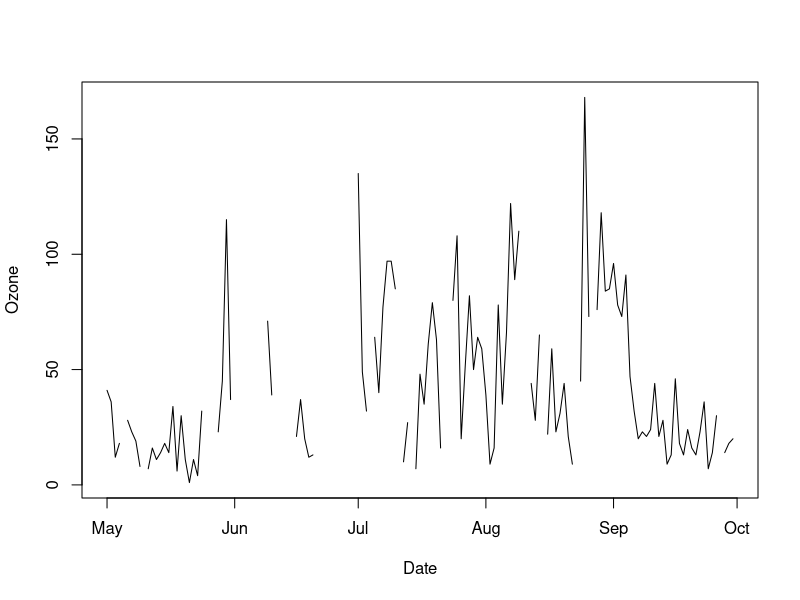

R code for this plot: (Note: this script raises an error after producing the figure.)
# Answer script for self-guided practical 2 

## PLEASE DON"T READ THIS UNTIL YOU HAVE COMPLETED THE PRACTICAL QUESTIONS

# The tasks of this practical are to:
# Analyse the airquality data as a time series model
# Create some time series plots
# Run some ARIMA, nnetar, tslm, and ets models on the data
# Produce some forecasts
# Compare the accuracy of the different methods

# 1. Create a new data frame called `airquality2` from the airquality data set already loaded into R. Use the `as.Date` function to convert Month and Day into a proper time variable called `Date`.
airquality2 = airquality
airquality2$Date = as.Date(paste(airquality$Day, 
                                airquality$Month,
                                1973,
                                sep="/")," %d/%m/%Y")

# 2. Create some time series plots of Date vs Ozone and interpret them. Do you think it looks stationary? 
with(airquality2, plot(Date, Ozone, type = 'l')) # Hard to tell - too many missing values!

# 3. Yesterday we found that airquality was a bit better behaved when we log-transformed it. Forecast has a smarter method for doing transformations using the Box-Cox transformation. Use the function `BoxCox.lambda` to estimate the lambda transformation parameter for the Ozone variable. Re-plot the data with the BoxCox transformed series and see if it looks more stationary.
lambda = BoxCox.lambda(airquality2$Ozone)

# Check the difference
with(airquality2, plot(Date, BoxCox(Ozone, lambda = lambda), type = 'l')) # Looks a bit more stationary

# 4. Hopefully you noticed that there are lots of missing values. If you try an ACF plot here using the standard `acf` function it will fail, but if you use the `forecast` functions `Acf` and `Pacf` it will work. Create and interpret the ACF and PACF plots. (You could also try running them on the transformed data using the function `BoxCox`)
Acf(airquality2$Ozone)
Pacf(airquality2$Ozone) # Sudden drop off at lag ~ 1

Acf(BoxCox(airquality2$Ozone, lambda = lambda))
Pacf(BoxCox(airquality2$Ozone, lambda = lambda)) # Drop off at lag 1

# 5. It looks like some kind of AR model might work for these data. Use `Arima` to fit an AR(1) model and interpret the output. Don't forget to include the lambda argument
mod_1 = Arima(airquality2$Ozone, order = c(1, 0, 0), lambda = lambda)
summary(mod_1) # AIC = 378.45 

# 6. Try an `auto.arima` model and interpret your output
mod_2 = auto.arima(airquality2$Ozone, lambda = lambda) # Chooses 2,1, 0
summary(mod_2) # AIC = 382.31 - slightly worse!
# Read the help file for auto.arima. It actually uses approximations to fit models quickly and therefore missed the AR(1) model we found above

# 7. Use the `forecast` function to plot 10 steps into the future using the model you just created
plot(forecast(mod_2, h = 10))

# 8. Check the residuals of your `auto.arima` model using `hist` and QQ-plots (hint: see answers from yesterday for a reminder)
hist(mod_2$residuals, breaks = 30)
qqnorm(mod_2$residuals)
qqline(mod_2$residuals)

# 9. Unfortunately with missing values, many of the other time series methods won't work. However, we can impute (i.e. replace) the missing values using the `na.interp` function. Create a new variable `Ozone2` in your `airquality2` data frame which has no missing values. Plot this new series

airquality2$Ozone2 = na.interp(airquality2$Ozone)
with(airquality2, plot(Date, Ozone2, type = 'l')) # A bit odd in places
 
# 10. Let's now use this complete data set to try others types of model. Run the `ets``, `nnetar``, and `tslm`` functions used in the earlier lectures and tutorials today to create some different models. See if you can find ones that beat the ARIMA versions. Try and interpret the model output

mod_3 = ets(airquality2$Ozone2, lambda = lambda)
summary(mod_3)
plot(forecast(mod_3))

mod_4 = nnetar(airquality2$Ozone2, lambda = lambda)
mod_4
plot(forecast(mod_4))

mod_5 = tslm(ts(airquality2$Ozone2) ~ trend, lambda = lambda, data = )
summary(mod_5)
plot(forecast(mod_5))

# Note mod_4 has no AIC as it's not really a statistical model
AIC(mod_1, mod_2, mod_3, mod_5) # Can't beat the ARIMA!

# Next steps --------------------------------------------------------------

# Try picking another data set from the pile (not a seasonal one yet as we don't cover it till tomorrow!) and see if you can follow our standard steps:
#1. Plot the data and the ACF/PACF
#2. Decide if the data look stationary or not. If not, perform a
#suitable transformation and return to 1. If the data has a
#strong trend or there is a high degree of autocorrelation
#try 1 or 2 differences
#3. Guess at a suitable p and q for an ARMA(p, q) model
#4. Fit the model
#5. Try a few models around it by increasing/decreasing p and q
#and checking the AIC (or others)
#6. Check the residuals
#7. Forecast into the future

# In step 3 you can also try some of the other standard models in `forecast`, such as `naive`, `ets`, `nnetar`, and `tslm`. 

# If you're feeling really brave see if you can get your own data set into a format suitable for ARIMA modelling. Even if it involves throwing away or approximating some data it will be a useful start 
